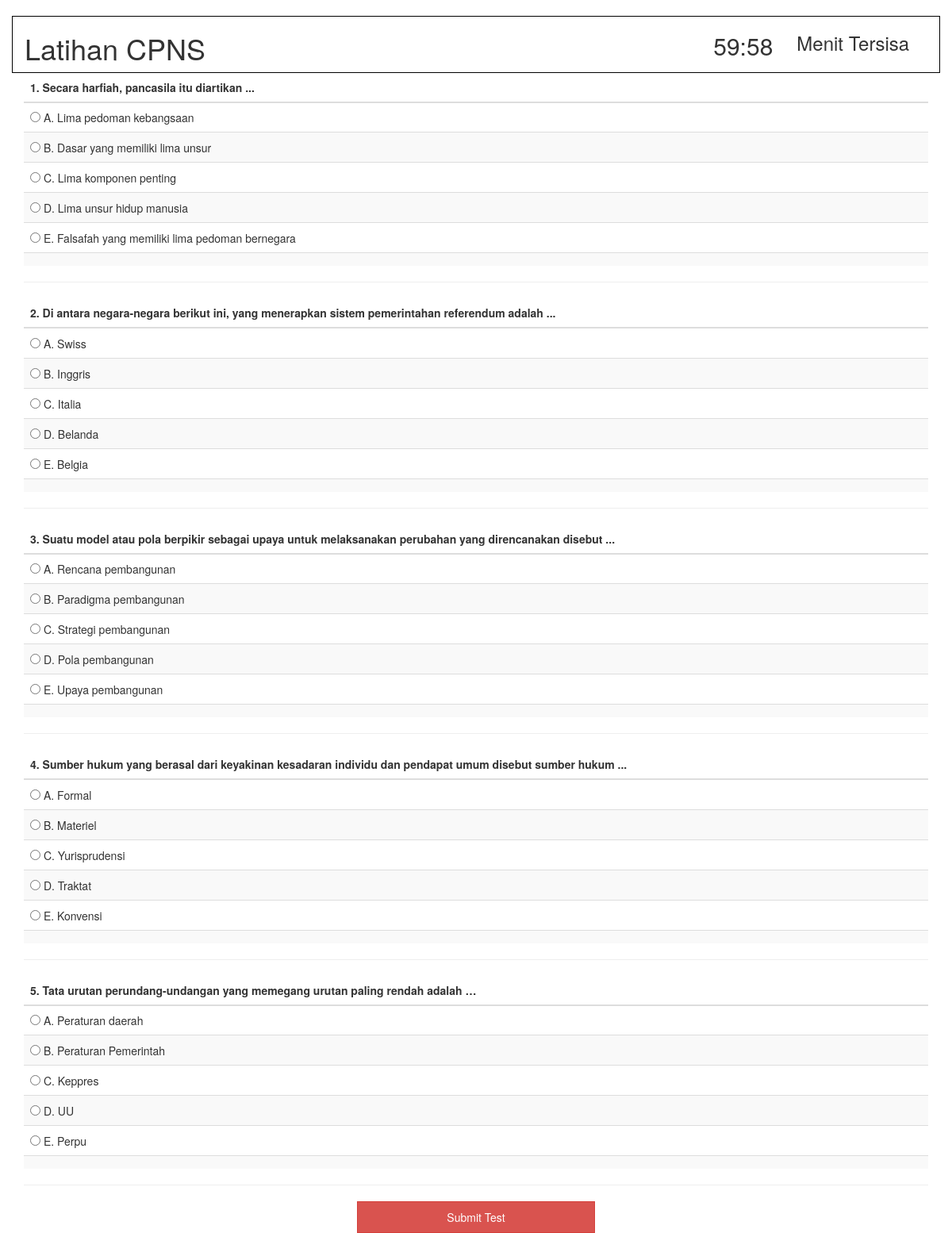
Screenshot of /solveTest.php?var=1 (signed in) with the database file from the repository.
### tables this page shows
CREATE TABLE `test` (
  `test_id` int(11) NOT NULL,
  `subject` varchar(50) NOT NULL,
  `test_name` varchar(50) NOT NULL,
  `sdatetime` datetime NOT NULL,
  `edatetime` datetime NOT NULL,
  `test_duration` int(11) NOT NULL,
  `attempts` int(11) NOT NULL,
  `yes_no` varchar(3) NOT NULL,
  `created` timestamp NOT NULL DEFAULT current_timestamp()
);

CREATE TABLE `questions` (
  `question_id` int(11) NOT NULL,
  `test_id` int(11) NOT NULL,
  `question` text NOT NULL,
  `image` varchar(200) NOT NULL,
  `option_a` text NOT NULL,
  `option_b` text NOT NULL,
  `option_c` text NOT NULL,
  `option_d` text NOT NULL,
  `option_e` text NOT NULL,
  `answer` varchar(1) NOT NULL
);

### solveTest.php (the view, shortened to what this page needs)
<?php require'database.php' ?>
<?php
  $test_id = $_GET['var'];
  $query = mysqli_query($conn,"SELECT * FROM test WHERE test_id='$test_id' ");
  $result = mysqli_fetch_array($query);
  $test_name = $result['test_name'];
  $q_query = mysqli_query($conn,"SELECT * FROM questions WHERE test_id='$test_id' ");
  $q_result = mysqli_fetch_all($q_query, MYSQLI_ASSOC);
?>
<!DOCTYPE html>
<html lang="en">
	<head>
		<link rel="stylesheet" href="https://maxcdn.bootstrapcdn.com/bootstrap/3.3.7/css/bootstrap.min.css">
		<link rel="stylesheet" type="text/css" href="css/stylesheet.css">
	</head>
  <body onLoad="timeout()">
    <div class="container">
    	<br>
    	<div class="row" style="border:1px solid black;">
    		<div class="col-lg-8"><h1><?php echo $test_name; ?></h1></div>
    		<div class="col-lg-2"><h2 id="time" style="float:right";></h2></div>
    		<div class="col-lg-2"><h3>Menit Tersisa</h2></div>
    	</div>
      <form id="quiz" method="post" action="showResult.php">
        <div class="tab-content">
          <div id="mcq" class="tab-pane in fade active">
          	<?php foreach ($q_result as $q_res): ?>
          	<table class="table table-striped">
          	    <thead>
          	      <tr>
          	        <th><?php echo $q_res['question'] ?></th>
          	      </tr>
          	    </thead>
          	    <tbody>
          	      <tr>
          	        <td><input type="radio" value="a" name="<?php echo $q_res['question_id'] ?>"> A.
          	        <?php echo $q_res['option_a'] ?></td>
          	      </tr>
          	      <tr>
          	        <td><input type="radio" value="b" name="<?php echo $q_res['question_id'] ?>"> B.
          	        <?php echo $q_res['option_b'] ?></td>
          	      </tr>
          	      <tr>
          	        <td><input type="radio" value="c" name="<?php echo $q_res['question_id'] ?>"> C.
          	        <?php echo $q_res['option_c'] ?></td>
          	      </tr>
          	      <tr>
          	        <td><input type="radio" value="d" name="<?php echo $q_res['question_id'] ?>"> D.
          	        <?php echo $q_res['option_d'] ?></td>
                  </tr>
                  <tr>
                    <td><input type="radio" value="e" name="<?php echo $q_res['question_id'] ?>"> E.
                    <?php echo $q_res['option_e'] ?></td>
                  </tr>
                  <tr>
          	        <td><input type="radio" hidden checked="checked" value="none" name="<?php echo $q_res['question_id'] ?>">
          	        </td>
          	      </tr>
          	    </tbody>
            	</table>
            	<hr>
          	<?php endforeach; ?>
          </div>
        </div>
        <center>
          <input type="submit" name="submitTest" value="Submit Test" class="btn btn-danger" style="height: 40px; width:300px;">
        </center>
      </form>
    </div>
  </body>
</html>

### css/stylesheet.css (style rules this page uses)
body { position: relative; }
* { border-radius: 0 !important; }

### rows the page displays
test: test_name "Latihan CPNS"
questions: question "1. Secara harfiah, pancasila itu diartikan ...", option_a "Lima pedoman kebangsaan", option_b "Dasar yang memiliki lima unsur", option_c "Lima komponen penting", option_d "Lima unsur hidup manusia", option_e "Falsafah yang memiliki lima pedoman bernegara"
questions: question "2. Di antara negara-negara berikut ini, yang menerapkan sistem pemerintahan referendum adalah ...", option_a "Swiss", option_b "Inggris", option_c "Italia", option_d "Belanda", option_e "Belgia"
questions: question "3. Suatu model atau pola berpikir sebagai upaya untuk melaksanakan perubahan yang direncanakan disebut ...", option_a "Rencana pembangunan", option_b "Paradigma pembangunan", option_c "Strategi pembangunan", option_d "Pola pembangunan", option_e "Upaya pembangunan"
questions: question "4. Sumber hukum yang berasal dari keyakinan kesadaran individu dan pendapat umum disebut sumber hukum ...", option_a "Formal", option_b "Materiel", option_c "Yurisprudensi", option_d "Traktat", option_e "Konvensi"
questions: question "5. Tata urutan perundang-undangan yang memegang urutan paling rendah adalah …", option_a "Peraturan daerah", option_b "Peraturan Pemerintah", option_c "Keppres", option_d "UU", option_e "Perpu"
